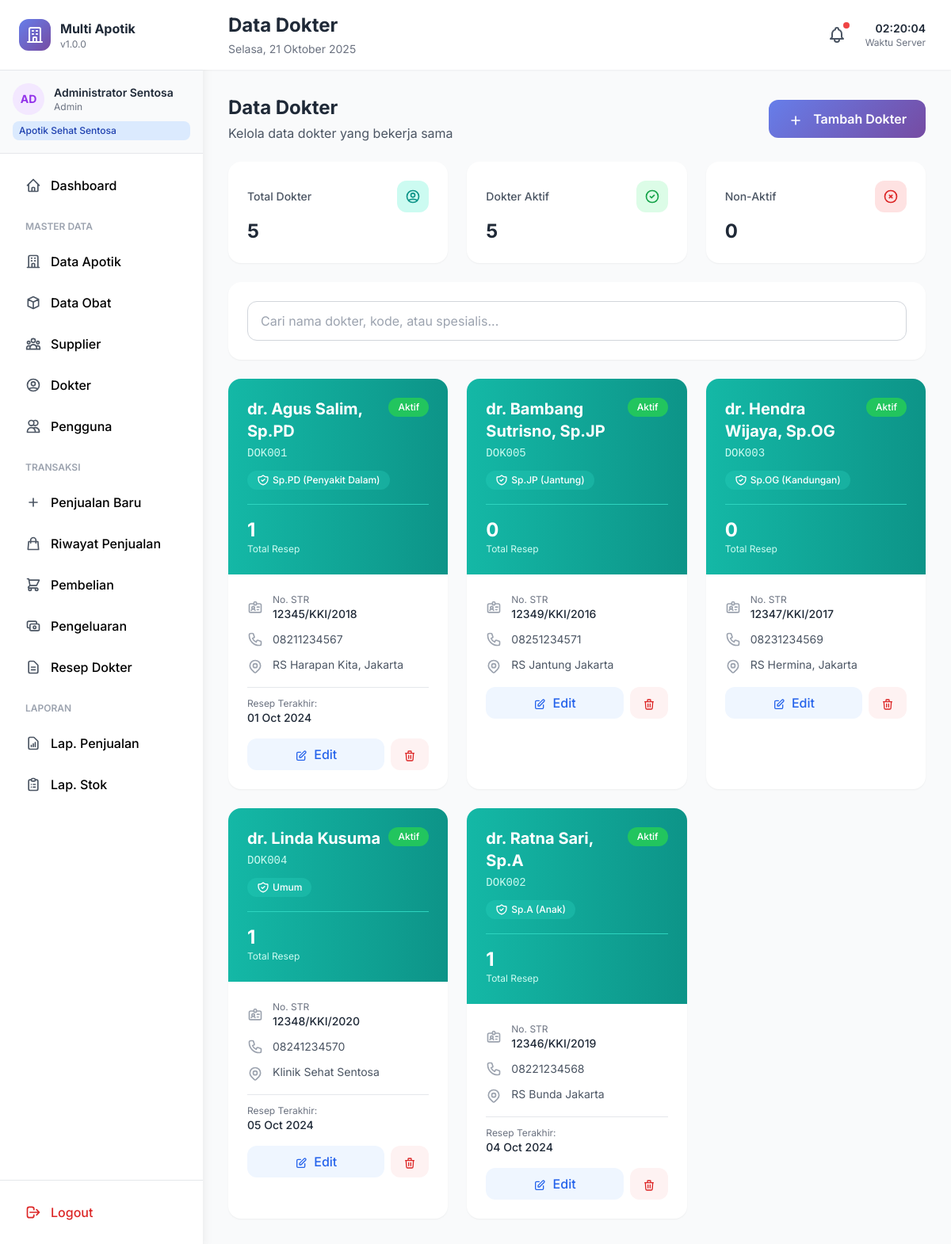
/dokter/index.php (signed in), run on the app's committed database.
### tables this page shows
CREATE TABLE dokter (
    id_dokter INT PRIMARY KEY AUTO_INCREMENT,
    kode_dokter VARCHAR(20) UNIQUE NOT NULL,
    nama_dokter VARCHAR(100) NOT NULL,
    spesialis VARCHAR(100),
    no_str VARCHAR(50),
    no_telp VARCHAR(20),
    alamat TEXT,
    status ENUM('aktif', 'nonaktif') DEFAULT 'aktif',
    created_at TIMESTAMP DEFAULT CURRENT_TIMESTAMP,
    updated_at TIMESTAMP DEFAULT CURRENT_TIMESTAMP ON UPDATE CURRENT_TIMESTAMP
);

### config.php (called while the page is built, shortened)
<?php
class Database {
    private static $instance = null;
    private $conn;
    private function __construct() {
        try {
            $this->conn = new mysqli(DB_HOST, DB_USER, DB_PASS, DB_NAME);
            $this->conn->set_charset("utf8mb4");
        } catch (Exception $e) {
            die("Database Error: " . $e->getMessage());
        }
    }
    public static function getInstance() {
        if (self::$instance === null) {
            self::$instance = new self();
        }
        return self::$instance;
    }
    public function query($sql) {
        return $this->conn->query($sql);
    }
}
function db() {
    return Database::getInstance();
}
function formatTanggal($tanggal, $format = 'd-m-Y') {
    return date($format, strtotime($tanggal));
}
function isLoggedIn() {
    return isset($_SESSION['user_id']);
}
function getUserData() {
    return [
        'id' => $_SESSION['user_id'],
        'username' => $_SESSION['username'],
        'nama' => $_SESSION['nama_lengkap'],
        'role' => $_SESSION['user_role'],
        'id_apotik' => $_SESSION['id_apotik'] ?? null,
        'nama_apotik' => $_SESSION['nama_apotik'] ?? null
    ];
}
?>

### dokter/index.php (the view, shortened to what this page needs)
<?php
require_once '../config.php';
$db = db();
$query = "SELECT d.*,
          (SELECT COUNT(*) FROM resep WHERE id_dokter = d.id_dokter) as total_resep,
          (SELECT MAX(tanggal_resep) FROM resep WHERE id_dokter = d.id_dokter) as resep_terakhir
          FROM dokter d
          ORDER BY d.nama_dokter";
$dokterList = $db->query($query);
$total_dokter = $dokterList->num_rows;
$total_aktif = 0;
$total_nonaktif = 0;
$dokterList->data_seek(0);
while ($row = $dokterList->fetch_assoc()) {
    if ($row['status'] === 'aktif') $total_aktif++;
    else $total_nonaktif++;
}
$dokterList->data_seek(0);
include '../includes/header.php';
?>
<div class="space-y-6">
    <div class="flex items-center justify-between">
        <div>
            <h2 class="text-2xl font-bold text-gray-800">Data Dokter</h2>
            <p class="text-gray-600 mt-1">Kelola data dokter yang bekerja sama</p>
        </div>
        <?php if ($user['role'] === 'admin'): ?>
        <a href="create.php" class="px-6 py-3 gradient-bg text-white rounded-xl font-semibold hover:shadow-lg transition-all">
            <svg class="w-5 h-5 inline mr-2" fill="none" stroke="currentColor" viewBox="0 0 24 24">
                <path stroke-linecap="round" stroke-linejoin="round" stroke-width="2" d="M12 6v6m0 0v6m0-6h6m-6 0H6"></path>
            </svg>
            Tambah Dokter
        </a>
        <?php endif; ?>
    </div>
    <div class="grid grid-cols-1 md:grid-cols-3 gap-6">
        <div class="bg-white rounded-2xl p-6 shadow-sm">
            <div class="flex items-center justify-between mb-2">
                <h3 class="text-sm text-gray-600 font-medium">Total Dokter</h3>
                <div class="w-10 h-10 bg-teal-100 rounded-xl flex items-center justify-center">
                    <svg class="w-5 h-5 text-teal-600" fill="none" stroke="currentColor" viewBox="0 0 24 24">
                        <path stroke-linecap="round" stroke-linejoin="round" stroke-width="2" d="M5.121 17.804A13.937 13.937 0 0112 16c2.5 0 4.847.655 6.879 1.804M15 10a3 3 0 11-6 0 3 3 0 016 0zm6 2a9 9 0 11-18 0 9 9 0 0118 0z"></path>
                    </svg>
                </div>
            </div>
            <p class="text-2xl font-bold text-gray-800"><?= number_format($total_dokter) ?></p>
        </div>
        <div class="bg-white rounded-2xl p-6 shadow-sm">
            <div class="flex items-center justify-between mb-2">
                <h3 class="text-sm text-gray-600 font-medium">Dokter Aktif</h3>
                <div class="w-10 h-10 bg-green-100 rounded-xl flex items-center justify-center">
                    <svg class="w-5 h-5 text-green-600" fill="none" stroke="currentColor" viewBox="0 0 24 24">
                        <path stroke-linecap="round" stroke-linejoin="round" stroke-width="2" d="M9 12l2 2 4-4m6 2a9 9 0 11-18 0 9 9 0 0118 0z"></path>
                    </svg>
                </div>
            </div>
            <p class="text-2xl font-bold text-gray-800"><?= number_format($total_aktif) ?></p>
        </div>
        <div class="bg-white rounded-2xl p-6 shadow-sm">
            <div class="flex items-center justify-between mb-2">
                <h3 class="text-sm text-gray-600 font-medium">Non-Aktif</h3>
                <div class="w-10 h-10 bg-red-100 rounded-xl flex items-center justify-center">
                    <svg class="w-5 h-5 text-red-600" fill="none" stroke="currentColor" viewBox="0 0 24 24">
                        <path stroke-linecap="round" stroke-linejoin="round" stroke-width="2" d="M10 14l2-2m0 0l2-2m-2 2l-2-2m2 2l2 2m7-2a9 9 0 11-18 0 9 9 0 0118 0z"></path>
                    </svg>
                </div>
            </div>
            <p class="text-2xl font-bold text-gray-800"><?= number_format($total_nonaktif) ?></p>
        </div>
    </div>
    <div class="bg-white rounded-2xl shadow-sm p-6">
        <input type="text" id="searchDokter" placeholder="Cari nama dokter, kode, atau spesialis..."
               class="w-full px-4 py-3 border border-gray-300 rounded-xl focus:ring-2 focus:ring-purple-500">
    </div>
    <div class="grid grid-cols-1 md:grid-cols-2 lg:grid-cols-3 gap-6">
        <?php
        $dokterList->data_seek(0);
        while ($dokter = $dokterList->fetch_assoc()):
        ?>
        <div class="bg-white rounded-2xl shadow-sm hover:shadow-lg transition-all overflow-hidden dokter-card"
             data-search="<?= strtolower($dokter['kode_dokter'] . ' ' . $dokter['nama_dokter'] . ' ' . $dokter['spesialis']) ?>">
            <div class="bg-gradient-to-r from-teal-500 to-teal-600 p-6 text-white">
                <div class="flex items-start justify-between mb-3">
                    <div class="flex-1">
                        <h3 class="text-xl font-bold mb-1"><?= htmlspecialchars($dokter['nama_dokter']) ?></h3>
                        <p class="text-teal-100 text-sm font-mono"><?= htmlspecialchars($dokter['kode_dokter']) ?></p>
                    </div>
                    <span class="inline-flex items-center px-3 py-1 rounded-full text-xs font-medium <?= $dokter['status'] === 'aktif' ? 'bg-green-500 text-white' : 'bg-gray-400 text-white' ?>">
                        <?= ucfirst($dokter['status']) ?>
                    </span>
                </div>
                <?php if ($dokter['spesialis']): ?>
                <div class="inline-flex items-center px-3 py-1 bg-teal-400 bg-opacity-30 rounded-full">
                    <span class="text-xs font-medium"><?= htmlspecialchars($dokter['spesialis']) ?></span>
                </div>
                <?php endif; ?>
                <div class="mt-4 pt-4 border-t border-teal-400">
                    <p class="text-2xl font-bold"><?= number_format($dokter['total_resep']) ?></p>
                    <p class="text-xs text-teal-100">Total Resep</p>
                </div>
            </div>
            <div class="p-6">
                <div class="space-y-3 mb-4">
                    <?php if ($dokter['no_str']): ?>
                    <div class="flex items-center space-x-3">
                        <div class="flex-1">
                            <p class="text-xs text-gray-500">No. STR</p>
                            <p class="text-sm font-medium text-gray-800"><?= htmlspecialchars($dokter['no_str']) ?></p>
                        </div>
                    </div>
                    <?php endif; ?>
                    <?php if ($dokter['no_telp']): ?>
                    <div class="flex items-center space-x-3">
                        <p class="text-sm text-gray-600"><?= htmlspecialchars($dokter['no_telp']) ?></p>
                    </div>
                    <?php endif; ?>
                    <?php if ($dokter['alamat']): ?>
                    <div class="flex items-start space-x-3">
                        <p class="text-sm text-gray-600 line-clamp-2"><?= htmlspecialchars($dokter['alamat']) ?></p>
                    </div>
                    <?php endif; ?>
                </div>
                <?php if ($dokter['resep_terakhir']): ?>
                <div class="pt-3 border-t border-gray-200">
                    <p class="text-xs text-gray-500">Resep Terakhir:</p>
                    <p class="text-sm font-medium text-gray-800"><?= formatTanggal($dokter['resep_terakhir'], 'd M Y') ?></p>
                </div>
                <?php endif; ?>
                <?php if ($user['role'] === 'admin'): ?>
                <div class="flex space-x-2 mt-4">
                    <a href="edit.php?id=<?= $dokter['id_dokter'] ?>"
                       class="flex-1 px-4 py-2 bg-blue-50 text-blue-600 rounded-xl text-center font-medium hover:bg-blue-100 transition-all">
                        <svg class="w-4 h-4 inline mr-1" fill="none" stroke="currentColor" viewBox="0 0 24 24">
                            <path stroke-linecap="round" stroke-linejoin="round" stroke-width="2" d="M11 5H6a2 2 0 00-2 2v11a2 2 0 002 2h11a2 2 0 002-2v-5m-1.414-9.414a2 2 0 112.828 2.828L11.828 15H9v-2.828l8.586-8.586z"></path>
                        </svg>
                        Edit
                    </a>
                    <button onclick="if(confirmDelete()) window.location='delete.php?id=<?= $dokter['id_dokter'] ?>'"
                            class="px-4 py-2 bg-red-50 text-red-600 rounded-xl font-medium hover:bg-red-100 transition-all">
                        <svg class="w-4 h-4 inline" fill="none" stroke="currentColor" viewBox="0 0 24 24">
                            <path stroke-linecap="round" stroke-linejoin="round" stroke-width="2" d="M19 7l-.867 12.142A2 2 0 0116.138 21H7.862a2 2 0 01-1.995-1.858L5 7m5 4v6m4-6v6m1-10V4a1 1 0 00-1-1h-4a1 1 0 00-1 1v3M4 7h16"></path>
                        </svg>
                    </button>
                </div>
                <?php endif; ?>
            </div>
        </div>
        <?php endwhile; ?>
    </div>
</div>
<?php include '../includes/footer.php'; ?>

### includes/header.php (style rules this page uses)
* { font-family: 'Inter', sans-serif; }
.gradient-bg { background: linear-gradient(135deg, #667eea 0%, #764ba2 100%); }

### data on the page
dokter: nama_dokter "dr. Agus Salim, Sp.PD", kode_dokter "DOK001", status "Aktif", spesialis "Sp.PD (Penyakit Dalam)", total_resep "1", no_str "12345/KKI/2018", no_telp "08211234567", alamat "RS Harapan Kita, Jakarta", resep_terakhir "01 Oct 2024"
dokter: nama_dokter "dr. Bambang Sutrisno, Sp.JP", kode_dokter "DOK005", status "Aktif", spesialis "Sp.JP (Jantung)", total_resep "0", no_str "12349/KKI/2016", no_telp "08251234571", alamat "RS Jantung Jakarta"
dokter: nama_dokter "dr. Hendra Wijaya, Sp.OG", kode_dokter "DOK003", status "Aktif", spesialis "Sp.OG (Kandungan)", total_resep "0", no_str "12347/KKI/2017", no_telp "08231234569", alamat "RS Hermina, Jakarta"
dokter: nama_dokter "dr. Linda Kusuma", kode_dokter "DOK004", status "Aktif", spesialis "Umum", total_resep "1", no_str "12348/KKI/2020", no_telp "08241234570", alamat "Klinik Sehat Sentosa", resep_terakhir "05 Oct 2024"
dokter: nama_dokter "dr. Ratna Sari, Sp.A", kode_dokter "DOK002", status "Aktif", spesialis "Sp.A (Anak)", total_resep "1", no_str "12346/KKI/2019", no_telp "08221234568", alamat "RS Bunda Jakarta", resep_terakhir "04 Oct 2024"

### other printed values
APP_NAME "Multi Apotik"
APP_VERSION "1.0.0"
substr($user['nama'], 0, 2) "AD"
$user['nama'] "Administrator Sentosa"
$user['role'] "Admin"
$user['nama_apotik'] "Apotik Sehat Sentosa"
$pageTitle "Data Dokter"
$total_dokter "5"
$total_aktif "5"
$total_nonaktif "0"
